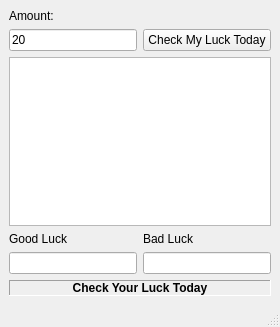
<?xml version="1.0" encoding="UTF-8"?>
<ui version="4.0">
 <class>MainWindow</class>
 <widget class="QMainWindow" name="MainWindow">
  <property name="geometry">
   <rect>
    <x>0</x>
    <y>0</y>
    <width>280</width>
    <height>327</height>
   </rect>
  </property>
  <property name="maximumSize">
   <size>
    <width>280</width>
    <height>327</height>
   </size>
  </property>
  <property name="windowTitle">
   <string>am I Lucky Today?</string>
  </property>
  <widget class="QWidget" name="centralwidget">
   <layout class="QGridLayout" name="gridLayout">
    <item row="3" column="0" rowspan="2" colspan="2">
     <widget class="QTextEdit" name="textEdit">
      <property name="html">
       <string>&lt;!DOCTYPE HTML PUBLIC &quot;-//W3C//DTD HTML 4.0//EN&quot; &quot;http://www.w3.org/TR/REC-html40/strict.dtd&quot;&gt;
&lt;html&gt;&lt;head&gt;&lt;meta name=&quot;qrichtext&quot; content=&quot;1&quot; /&gt;&lt;style type=&quot;text/css&quot;&gt;
p, li { white-space: pre-wrap; }
&lt;/style&gt;&lt;/head&gt;&lt;body style=&quot; font-family:'MS Shell Dlg 2'; font-size:8.25pt; font-weight:400; font-style:normal;&quot;&gt;
&lt;p style=&quot;-qt-paragraph-type:empty; margin-top:0px; margin-bottom:0px; margin-left:0px; margin-right:0px; -qt-block-indent:0; text-indent:0px;&quot;&gt;&lt;br /&gt;&lt;/p&gt;&lt;/body&gt;&lt;/html&gt;</string>
      </property>
     </widget>
    </item>
    <item row="5" column="1">
     <widget class="QLabel" name="label_2">
      <property name="text">
       <string>Bad Luck</string>
      </property>
     </widget>
    </item>
    <item row="5" column="0">
     <widget class="QLabel" name="label">
      <property name="text">
       <string>Good Luck</string>
      </property>
     </widget>
    </item>
    <item row="10" column="0" colspan="2">
     <widget class="QLabel" name="label_3">
      <property name="font">
       <font>
        <family>Arial</family>
        <pointsize>9</pointsize>
        <weight>75</weight>
        <bold>true</bold>
       </font>
      </property>
      <property name="frameShape">
       <enum>QFrame::Panel</enum>
      </property>
      <property name="frameShadow">
       <enum>QFrame::Sunken</enum>
      </property>
      <property name="text">
       <string>Check Your Luck Today</string>
      </property>
      <property name="alignment">
       <set>Qt::AlignCenter</set>
      </property>
     </widget>
    </item>
    <item row="6" column="0">
     <widget class="QLineEdit" name="lineEdit"/>
    </item>
    <item row="6" column="1">
     <widget class="QLineEdit" name="lineEdit_2"/>
    </item>
    <item row="0" column="0">
     <widget class="QLabel" name="label_4">
      <property name="maximumSize">
       <size>
        <width>60</width>
        <height>16777215</height>
       </size>
      </property>
      <property name="text">
       <string>Amount:</string>
      </property>
     </widget>
    </item>
    <item row="1" column="0">
     <widget class="QLineEdit" name="lineEdit_3">
      <property name="text">
       <string>20</string>
      </property>
     </widget>
    </item>
    <item row="1" column="1">
     <widget class="QPushButton" name="pushButton">
      <property name="text">
       <string>Check My Luck Today</string>
      </property>
     </widget>
    </item>
   </layout>
  </widget>
  <widget class="QStatusBar" name="statusbar"/>
 </widget>
 <resources/>
 <connections/>
</ui>
